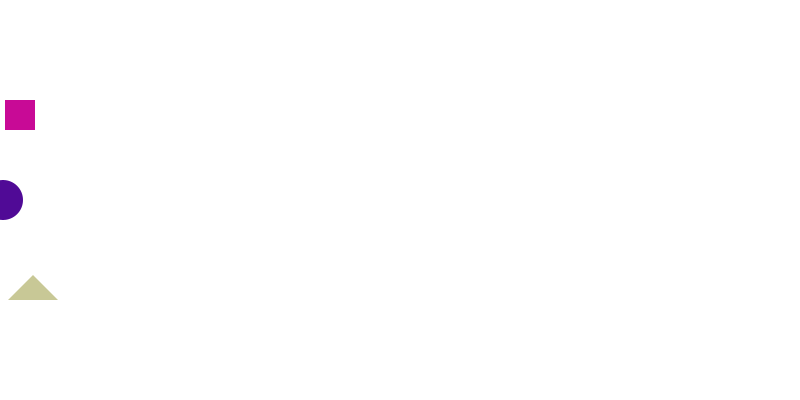
Frame 1 (no input)
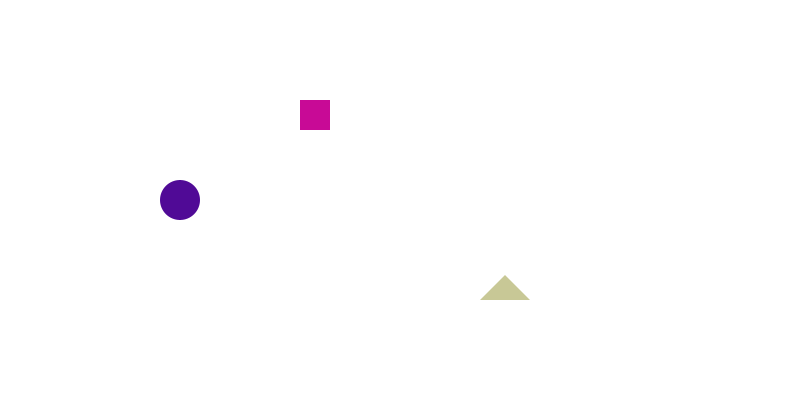
Frame 60 (the mouse pressed at the canvas centre just before this capture)
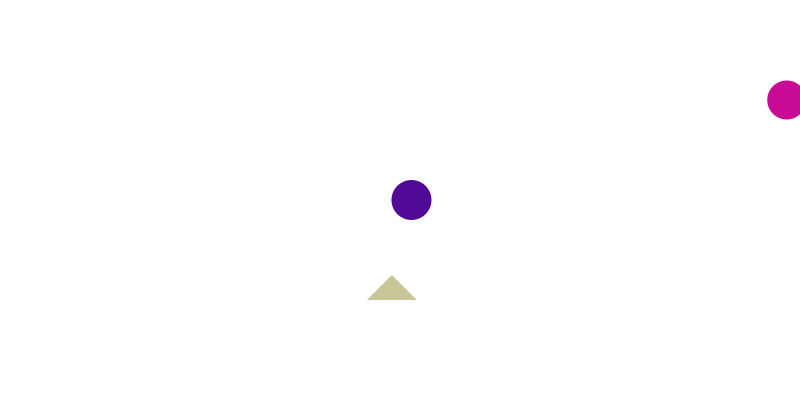
Frame 120 (the mouse held since frame 60 and released just before this capture)

The Processing sketch that drew these frames (run headless with seeded random() and noise(); from frame 60 on, the mouse is pressed at the canvas centre):

// Processing sketch: clases
// ── clases.pde
Vehiculo myCar1, myCar2, myCar3;

void setup() {
  size(800, 400);
  
  //Vehiculo(color c, float ypos, float tam, float xspeed, int forma)
  
 
  myCar1 = new Vehiculo(color(200, 10, 150), 100, 30, 5, 0);
  myCar2 = new Vehiculo(color(80, 10, 150), 200, 40, 3, 1);
  myCar3 = new Vehiculo(color(200, 200, 150), 300, 50, 8, 2);
}


void draw() {
  background(255);
  
  myCar1.drive();
  myCar2.drive();
  myCar3.drive();
  
  myCar3.volar();
  
  
}

void mousePressed() {
  myCar1.xspeed = random (1, 12);
  myCar2.xspeed = random (1, 12);
  myCar3.xspeed = random (1, 12);
  
  myCar1.tam = random(20,80);
  myCar1.tam = random(20,80);
  myCar1.tam = random(20,80);
  
  myCar1.forma = int(random(3));
}

// ── claseCoche.pde

class Vehiculo {
 
  color c;
  float xspeed;
  float xpos = 0;
  float ypos;
  float tam;
  int forma;
  
  Vehiculo(color c,float ypos,float tam,float xspeed,int forma){
    this.c = c;
    this.ypos = ypos;
    this.tam = tam;
    this.xspeed =xspeed;
    this.forma = forma;
  }
  
  void drive() {
   xpos += xspeed;
   
   if (xpos> width) {     //width me guarda el ancho de la ventana, asi no tengo que saber cuanto mide
 xpos=0;  
 
 } 
 noStroke();
 fill(c);
 
 if (forma ==0) {
   rect(xpos, ypos, tam, tam);
 }else if (forma ==1) {
   ellipse(xpos, ypos, tam, tam);
 }else if (forma ==2) {
   triangle(xpos, ypos, xpos + tam, ypos, xpos + tam/2, ypos-tam/2);
 }
} 

void volar() {
  if (mouseX>width/2) {
 ypos --;
 }
  }
}
